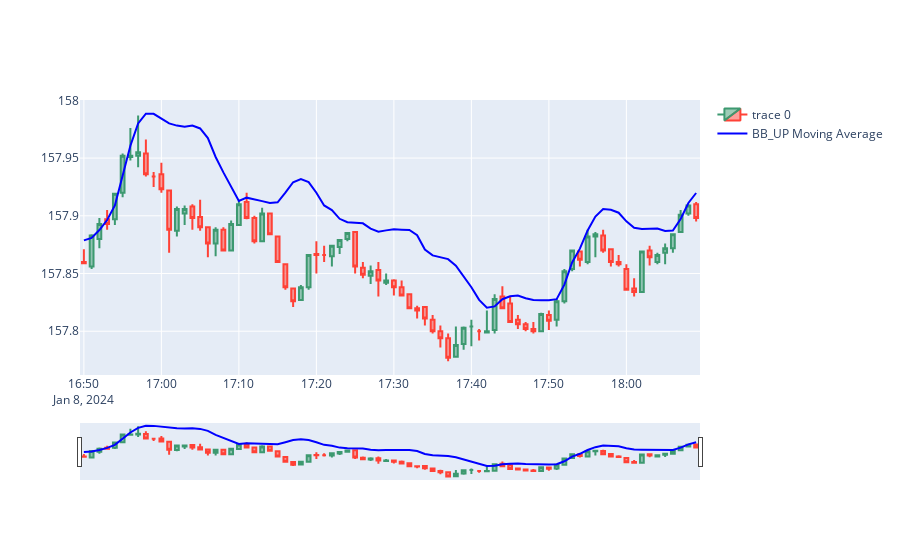

The notebook cell this image was saved under:
### Code cell
# Create the candlestick chart
fig = go.Figure(data=[go.Candlestick(
    x=df_pl.time, #['timestamp'],
    open=df_pl['mid_o'],
    high=df_pl['mid_h'],
    low=df_pl['mid_l'],
    close=df_pl['mid_c']
)])
fig.add_trace(go.Scatter(
    x=df_pl.time,
    y=df_pl['BB_UP'],
    mode='lines',
    line=dict(color='blue', width=2),
    name='BB_UP Moving Average'
))
